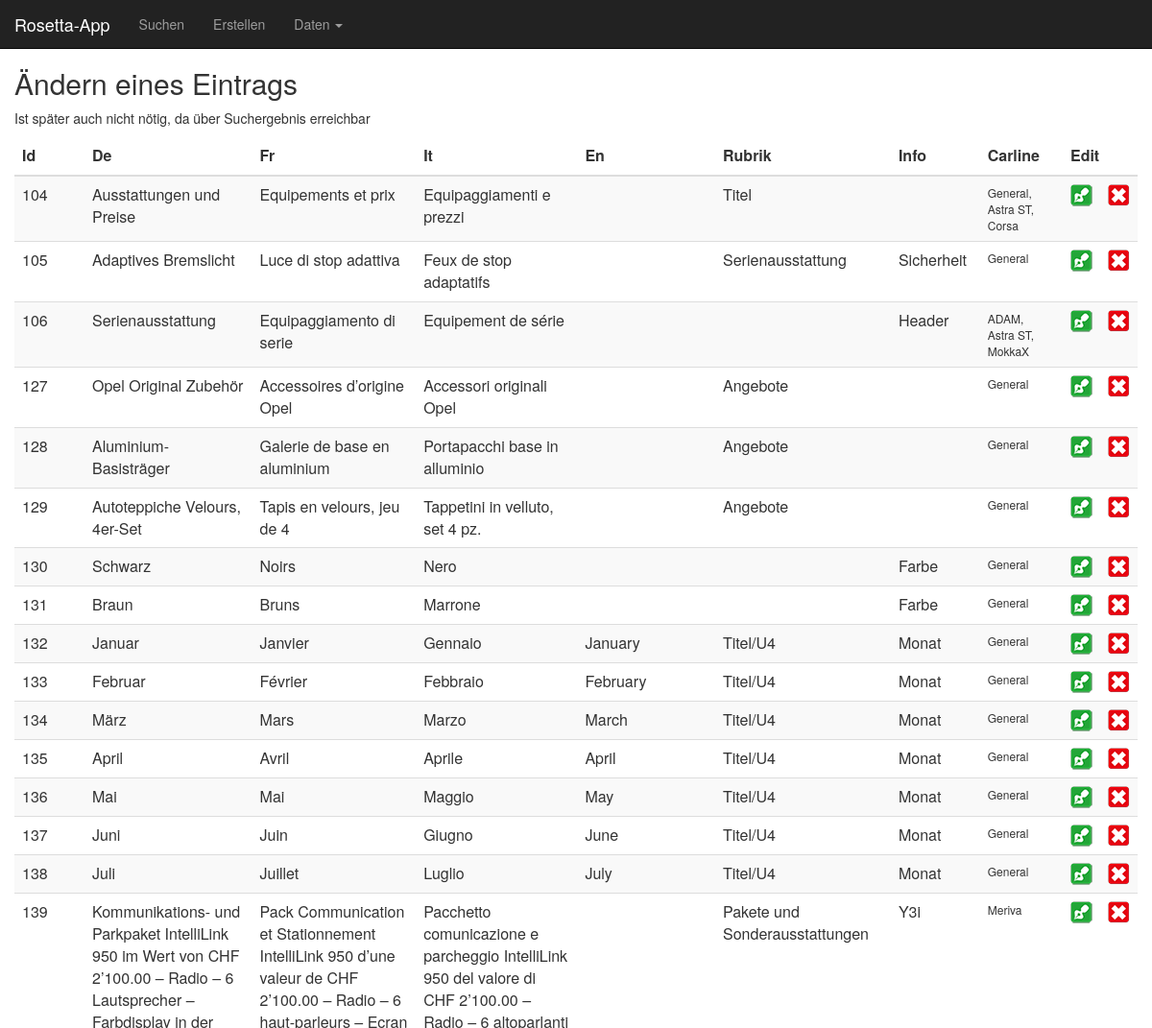
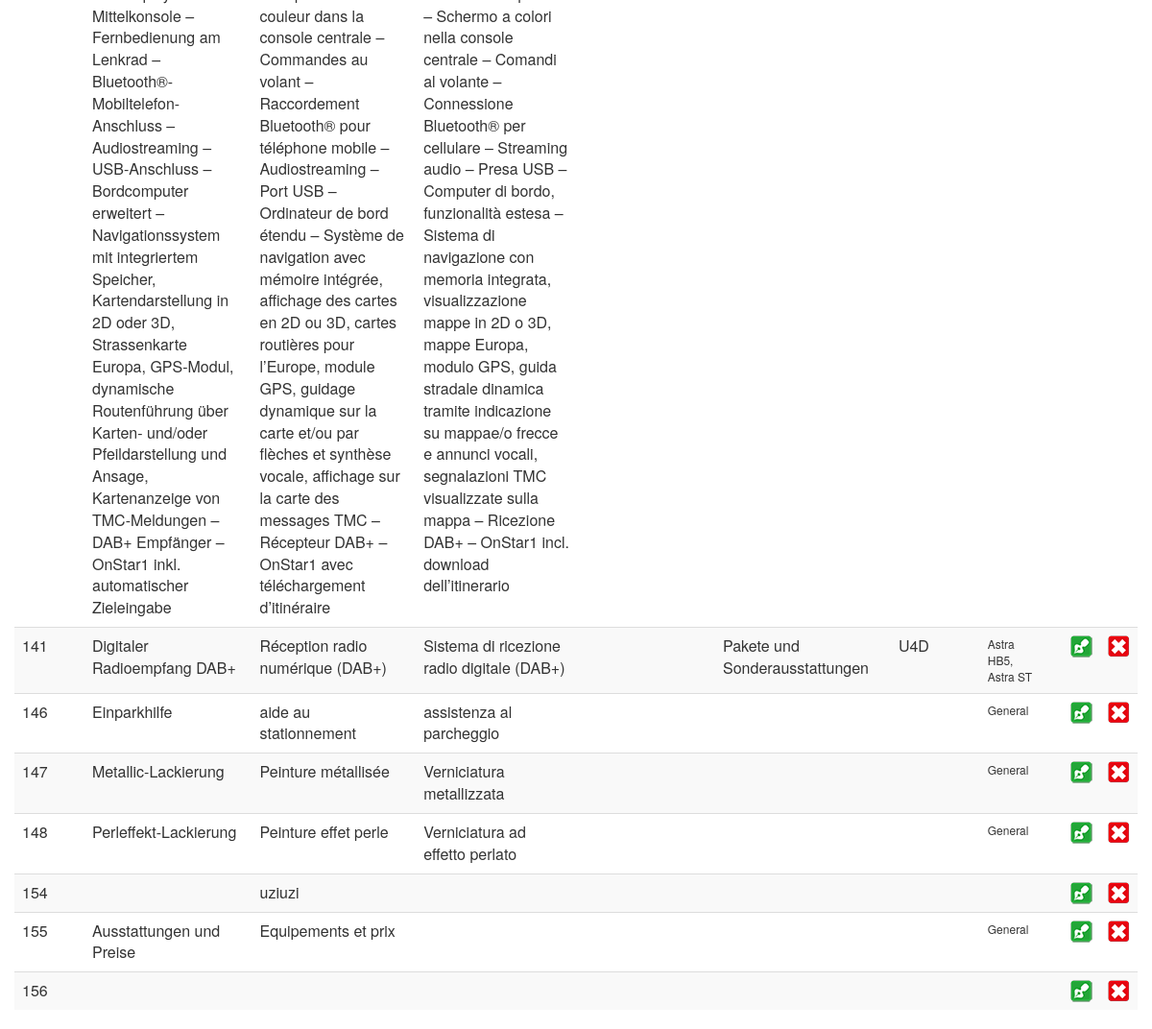
Screenshot of /Sandbox/003_db_aendern_a.php with the database file from the repository (2 pictures, top to bottom).
### tables this page shows
CREATE TABLE `rosetta_data` (
  `token` varchar(100) DEFAULT NULL,
  `id` int(5) NOT NULL,
  `date` timestamp NOT NULL DEFAULT CURRENT_TIMESTAMP ON UPDATE CURRENT_TIMESTAMP,
  `de` varchar(1000) DEFAULT NULL,
  `fr` varchar(1000) DEFAULT NULL,
  `comment_fr` varchar(1000) DEFAULT NULL,
  `it` varchar(1000) DEFAULT NULL,
  `en` varchar(1000) DEFAULT NULL,
  `rubrik` varchar(500) DEFAULT NULL,
  `info` varchar(200) DEFAULT NULL,
  `carline` varchar(500) DEFAULT NULL
);

### Sandbox/include/view_table.php (the view)
<table class="table table-hover table-responsive table-striped">
    <thead>
        <tr>
            <th class="col-sm-1">Id</th>
            <th class="col-sm-2">De</a></th>
            <th class="col-sm-2">Fr</th>
            <th class="col-sm-2">It</th>
            <th class="col-sm-2">En</th>
            <th class="col-sm-2">Rubrik</th>
            <th class="col-sm-2">Info</th>
            <th class="col-sm-2">Carline</th>
            <th class="col-sm-2"></th>
            <th class="col-sm-2" colspan="3">Edit</th>
        </tr>
    </thead>
    <tbody class="results">
<?php
while ($dsatz = mysqli_fetch_assoc($res))
{
    echo   "<tr>".
        "<td>" . $dsatz["id"]        . "</td>".
        "<td>" . $dsatz["de"]        . "</td>".
        "<td>" . $dsatz["fr"]        . "</td>".
        "<td>" . $dsatz["it"]        . "</td>".
        "<td>" . $dsatz["en"]        . "</td>".
        "<td>" . $dsatz["rubrik"]    . "</td>".
        "<td>" . $dsatz["info"]      . "</td>".
        "<td class='columnCarline'>" . $dsatz["carline"]   . "</td>".
        "<td>" .  "</td>".
        "<td >
            <input  type=\"image\" name='update' value='" . $dsatz["id"] . "' src=\"img/button_edit.png\" class=\"editButton\"  formaction=\"003_db_aendern_b.php\"></button>
        </td>".
        "<td >
            <input  type=\"image\" name='delete' value='" . $dsatz["id"] . "' src=\"img/button_delete.png\" class=\"editButton\"   formaction=\"003_db_loeschen_b.php\"></button>
        </td>";
    echo    "</tr>";
}
?>
</tbody>
    </table>

### Sandbox/elements/header.php (shortened to what this page needs)
<html>
    <head>
        <link href="https://slimou.de/___Bootstrap/bootstrap/css/bootstrap.min.css" rel="stylesheet">
        <link href="css/layout.css" rel="stylesheet">
    </head>
    <body>
        <?php
        include 'elements/navigation.php';
        ?>
        <div class="container-fluid content">

### Sandbox/elements/navigation.php (shortened to what this page needs)
<nav class="navbar navbar-inverse navbar-fixed-top">
    <div class="container-fluid">
        <div class="navbar-header">
            <a class="navbar-brand" href="index.php">Rosetta-App</a>
        </div>
        <div class="collapse navbar-collapse navbar-left" id="bs-exmple-navbar-collapse-1">
            <ul class="nav navbar-nav">
                <li><a href="003_db_suchen_a.php">Suchen</a></li>
                <li><a href="003_db_erzeugen_a.php">Erstellen</a></li>
                <li class="dropdown">
                    <a href="#" class="dropdown-toggle" data-toggle="dropdown">Daten
                        <span class="caret"></span>
                    </a>
                </li>
            </ul>
        </div>
    </div>
</nav>

### Sandbox/003_db_aendern_a.php (shortened to what this page needs)
<?php
include "elements/header.php";
?>
<h2>Ändern eines Eintrags</h2>
<p>Ist später auch nicht nötig, da über Suchergebnis erreichbar</p>
<?php
include "include/db_connect.php";
?>
    <form action = "003_db_aendern_b.php" method = "post">
        <?php
            $res = mysqli_query($con, "select * from rosetta_data");
            include "include/view_table.php";
        ?>
    </form>

### Sandbox/css/layout.css (style rules this page uses)
.content { position: relative; top: 50px; }
.columnCarline { font-size: .75em; }

### rows the page displays
rosetta_data: id "104", de "Ausstattungen und Preise", fr "Equipements et prix", it "Equipaggiamenti e prezzi", rubrik "Titel", carline "General, Astra ST, Corsa"
rosetta_data: id "105", de "Adaptives Bremslicht", fr "Luce di stop adattiva", it "Feux de stop adaptatifs", rubrik "Serienausstattung", info "Sicherheit", carline "General"
rosetta_data: id "106", de "Serienausstattung", fr "Equipaggiamento di serie", it "Equipement de série", info "Header", carline "ADAM, Astra ST, MokkaX"
rosetta_data: id "127", de "Opel Original Zubehör", fr "Accessoires d’origine Opel", it "Accessori originali Opel", rubrik "Angebote", carline "General"
rosetta_data: id "128", de "Aluminium-Basisträger", fr "Galerie de base en aluminium", it "Portapacchi base in alluminio", rubrik "Angebote", carline "General"
rosetta_data: id "129", de "Autoteppiche Velours, 4er-Set", fr "Tapis en velours, jeu de 4", it "Tappetini in velluto, set 4 pz.", rubrik "Angebote", carline "General"
rosetta_data: id "130", de "Schwarz", fr "Noirs", it "Nero", info "Farbe", carline "General"
rosetta_data: id "131", de "Braun", fr "Bruns", it "Marrone", info "Farbe", carline "General"
rosetta_data: id "132", de "Januar", fr "Janvier", it "Gennaio", en "January", rubrik "Titel/U4", info "Monat", carline "General"
rosetta_data: id "133", de "Februar", fr "Février", it "Febbraio", en "February", rubrik "Titel/U4", info "Monat", carline "General"
rosetta_data: id "134", de "März", fr "Mars", it "Marzo", en "March", rubrik "Titel/U4", info "Monat", carline "General"
rosetta_data: id "135", de "April", fr "Avril", it "Aprile", en "April", rubrik "Titel/U4", info "Monat", carline "General"
rosetta_data: id "136", de "Mai", fr "Mai", it "Maggio", en "May", rubrik "Titel/U4", info "Monat", carline "General"
rosetta_data: id "137", de "Juni", fr "Juin", it "Giugno", en "June", rubrik "Titel/U4", info "Monat", carline "General"
rosetta_data: id "138", de "Juli", fr "Juillet", it "Luglio", en "July", rubrik "Titel/U4", info "Monat", carline "General"
rosetta_data: id "139", de "Kommunikations- und Parkpaket IntelliLink 950 im Wert von CHF 2’100.00 – Radio – 6 Lautsprecher – Farbdisplay in der Mittelkonsole – Fernbedienung am Lenkrad – Bluetooth®-Mobiltelefon-Anschluss – Audiostreaming – USB-Anschluss – Bordcomputer erweitert – Navigationssystem mit integriertem Speicher, Kartendarstellung in 2D oder 3D, Strassenkarte Europa, GPS-Modul, dynamische Routenführung über Karten- und/oder Pfeildarstellung und Ansage, Kartenanzeige von TMC-Meldungen – DAB+ Empfänger – OnStar1 inkl. automatischer Zieleingabe", fr "Pack Communication et Stationnement IntelliLink 950 d’une valeur de CHF 2’100.00 – Radio – 6 haut-parleurs – Ecran couleur dans la console centrale – Commandes au volant – Raccordement Bluetooth® pour téléphone mobile – Audiostreaming – Port USB – Ordinateur de bord étendu – Système de navigation avec mémoire intégrée, affichage des cartes en 2D ou 3D, cartes routières pour l’Europe, module GPS, guidage dynamique sur la carte et/ou par flèches et synthèse vocale, affichage sur la carte des messages TMC – Récepteur DAB+ – OnStar1 avec téléchargement d’itinéraire", it "Pacchetto comunicazione e parcheggio IntelliLink 950 del valore di CHF 2’100.00 – Radio – 6 altoparlanti – Schermo a colori nella console centrale – Comandi al volante – Connessione Bluetooth® per cellulare – Streaming audio – Presa USB – Computer di bordo, funzionalità estesa – Sistema di navigazione con memoria integrata, visualizzazione mappe in 2D o 3D, mappe Europa, modulo GPS, guida stradale dinamica tramite indicazione su mappae/o frecce e annunci vocali, segnalazioni TMC visualizzate sulla mappa – Ricezione DAB+ – OnStar1 incl. download dell’itinerario", rubrik "Pakete und Sonderausstattungen", info "Y3i", carline "Meriva"
rosetta_data: id "141", de "Digitaler Radioempfang DAB+", fr "Réception radio numérique (DAB+)", it "Sistema di ricezione radio digitale (DAB+)", rubrik "Pakete und Sonderausstattungen", info "U4D", carline "Astra HB5, Astra ST"
rosetta_data: id "146", de "Einparkhilfe", fr "aide au stationnement", it "assistenza al parcheggio", carline "General"
rosetta_data: id "147", de "Metallic-Lackierung", fr "Peinture métallisée", it "Verniciatura metallizzata", carline "General"
rosetta_data: id "148", de "Perleffekt-Lackierung", fr "Peinture effet perle", it "Verniciatura ad effetto perlato", carline "General"
rosetta_data: id "154", fr "uziuzi"
rosetta_data: id "155", de "Ausstattungen und Preise", fr "Equipements et prix", carline "General"
rosetta_data: id "156"
